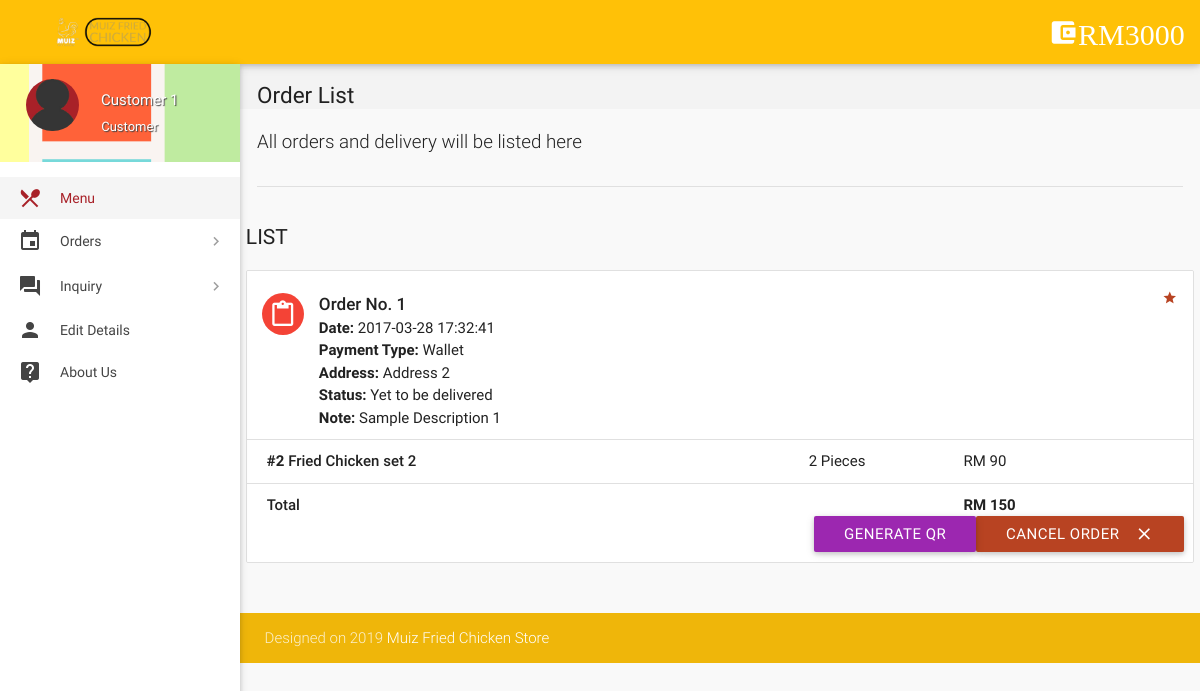
Screenshot of /orders.php (signed in) with the database file from the repository.
### tables this page shows
CREATE TABLE `wallet_details` (
  `id` int(11) NOT NULL,
  `wallet_id` int(11) NOT NULL,
  `number` varchar(16) NOT NULL,
  `cvv` int(3) NOT NULL,
  `balance` int(11) NOT NULL DEFAULT '2000'
);

CREATE TABLE `orders` (
  `id` int(11) NOT NULL,
  `customer_id` int(11) NOT NULL,
  `address` varchar(300) NOT NULL,
  `description` varchar(300) NOT NULL,
  `date` datetime NOT NULL DEFAULT CURRENT_TIMESTAMP,
  `payment_type` varchar(16) NOT NULL DEFAULT 'Wallet',
  `total` int(11) NOT NULL,
  `status` varchar(25) NOT NULL DEFAULT 'Yet to be delivered',
  `deleted` tinyint(4) NOT NULL DEFAULT '0'
);

CREATE TABLE `order_details` (
  `id` int(11) NOT NULL,
  `order_id` int(11) NOT NULL,
  `item_id` int(11) NOT NULL,
  `quantity` int(11) NOT NULL,
  `price` int(11) NOT NULL
);

CREATE TABLE `items` (
  `id` int(11) NOT NULL,
  `image` varchar(300) NOT NULL,
  `name` varchar(20) NOT NULL,
  `price` int(11) NOT NULL,
  `deleted` tinyint(4) NOT NULL DEFAULT '0'
);

### includes/wallet.php (called while the page is built)
<?php
$user_id=$_SESSION['user_id'];
$sql = mysqli_query($con, "SELECT * FROM wallet where customer_id = $user_id");
while($row1 = mysqli_fetch_array($sql)){
$wallet_id = $row1['id'];
}
$sql = mysqli_query($con, "SELECT * FROM wallet_details where wallet_id = $wallet_id");
while($row1 = mysqli_fetch_array($sql)){
$balance = $row1['balance'];
}
?>

### includes/connect.php (called while the page is built, shortened)
<?php
$name = $_SESSION['name'];
$role = $_SESSION['role'];
?>

### orders.php (the view, shortened to what this page needs)
<?php
include 'includes/connect.php';
include 'includes/wallet.php';
	if($_SESSION['customer_sid']==session_id())
	{
		?>
<!DOCTYPE html>
<html lang="en">
<head>
  <link href="css/materialize.min.css" type="text/css" rel="stylesheet" media="screen,projection">
  <link href="css/style.min.css" type="text/css" rel="stylesheet" media="screen,projection">
  <link href="css/custom/custom.min.css" type="text/css" rel="stylesheet" media="screen,projection">
  <link href="js/plugins/perfect-scrollbar/perfect-scrollbar.css" type="text/css" rel="stylesheet" media="screen,projection">
</head>
<body>
 <header id="header" class="page-topbar">
        <div class="navbar-fixed">
            <nav class="amber">
                <div class="nav-wrapper">
                    <ul class="left">
                      <li><h1 class="logo-wrapper"><a href="menu.php" class="brand-logo darken-1"><img src="images/logo.png" alt="logo"></a> <span class="logo-text">Logo</span></h1></li>
                    </ul>
                    <ul class="right hide-on-med-and-down">
                        <li><a href="#" class="waves-effect waves-block waves-light"><i class="mdi-action-account-balance-wallet"><?php echo "RM"; echo $balance;?></i></a>
                        </li>
                    </ul>
                </div>
            </nav>
        </div>
  </header>
  <div id="main">
    <div class="wrapper">
       <aside id="left-sidebar-nav">
        <ul id="slide-out" class="side-nav fixed leftside-navigation">
            <li class="user-details purple darken-2">
            <div class="row">
                <div class="col col s4 m4 l4">
                    <img src="images/avatar.jpg" alt="" class="circle responsive-img valign profile-image">
                </div>
                <div class="col col s8 m8 l8">
                    <a class="btn-flat dropdown-button waves-effect waves-light white-text profile-btn" href="#" data-activates="profile-dropdown"><?php echo $name;?> <i class="mdi-navigation-arrow-drop-down right"></i></a>
                    <p class="user-roal"><?php echo $role;?></p>
                </div>
            </div>
            </li>
            <li class="bold active"><a href="index.php" class="waves-effect waves-purple"><i class="mdi-maps-local-restaurant"></i> Menu</a>
            </li>
                <li class="no-padding">
                    <ul class="collapsible collapsible-accordion">
                        <li class="bold"><a class="collapsible-header waves-effect waves-purple"><i class="mdi-editor-insert-invitation"></i> Orders</a>
                        </li>
                    </ul>
                </li>
                <li class="no-padding">
                    <ul class="collapsible collapsible-accordion">
                        <li class="bold"><a class="collapsible-header waves-effect waves-purple"><i class="mdi-action-question-answer"></i> Inquiry</a>
                        </li>
                    </ul>
                </li>
            <li class="bold"><a href="details.php" class="waves-effect waves-purple"><i class="mdi-social-person"></i> Edit Details</a>
            </li>
            <li class="bold"><a href="aboutus.php" class="waves-effect waves-purple"><i class="mdi-communication-live-help"></i> About Us</a>
            </li>
        </ul>
        </aside>
      <section id="content">
        <div id="breadcrumbs-wrapper">
          <div class="container">
            <div class="row">
              <div class="col s12 m12 l12">
                <h5 class="breadcrumbs-title">Order List</h5>
              </div>
            </div>
          </div>
        </div>
        <div class="container">
          <p class="caption">All orders and delivery will be listed here</p>
          <div class="divider"></div>
<div id="work-collections" class="section">
					<?php
					if(isset($_GET['status'])){
						$status = $_GET['status'];
					}
					else{
						$status = '%';
					}
					$sql = mysqli_query($con, "SELECT * FROM orders WHERE customer_id = $user_id AND status LIKE '$status';;");
					echo '              <div class="row">
                <div>
                    <h4 class="header">List</h4>
                    <ul id="issues-collection" class="collection">';
					while($row = mysqli_fetch_array($sql))
					{
						$status = $row['status'];
						echo '<li class="collection-item avatar">
                              <i class="mdi-content-content-paste red circle"></i>
                              <span class="collection-header">Order No. '.$row['id'].'</span>
                              <p><strong>Date:</strong> '.$row['date'].'</p>
                              <p><strong>Payment Type:</strong> '.$row['payment_type'].'</p>
							  <p><strong>Address: </strong>'.$row['address'].'</p>
                              <p><strong>Status:</strong> '.($status=='Paused' ? 'Paused <a  data-position="bottom" data-delay="50" data-tooltip="Please contact administrator for further details." class="btn-floating waves-effect waves-light tooltipped cyan">    ?</a>' : $status).'</p>
							  '.(!empty($row['description']) ? '<p><strong>Note: </strong>'.$row['description'].'</p>' : '').'
							  <a href="#" class="secondary-content"><i class="mdi-action-grade"></i></a>
                              </li>';
						$order_id = $row['id'];
						$sql1 = mysqli_query($con, "SELECT * FROM order_details WHERE order_id = $order_id;");
						while($row1 = mysqli_fetch_array($sql1))
						{
							$item_id = $row1['item_id'];
							$sql2 = mysqli_query($con, "SELECT * FROM items WHERE id = $item_id;");
							while($row2 = mysqli_fetch_array($sql2)){
								$item_name = $row2['name'];
							}
							echo '<li class="collection-item">
                            <div class="row">
                            <div class="col s7">
                            <p class="collections-title"><strong>#'.$row1['item_id'].'</strong> '.$item_name.'</p>
                            </div>
                            <div class="col s2">
                            <span>'.$row1['quantity'].' Pieces</span>
                            </div>
                            <div class="col s3">
                            <span>RM  '.$row1['price'].'</span>
                            </div>
                            </div>
                            </li>';
							$id = $row1['order_id'];
						}
								echo'<li class="collection-item">
                                        <div class="row">
                                            <div class="col s7">
                                                <p class="collections-title"> Total</p>
                                            </div>
                                            <div class="col s2">
											<span> </span>
                                            </div>
                                            <div class="col s3">
                                                <span><strong>RM  '.$row['total'].'</strong></span>
                                            </div>';
								if(!preg_match('/^Cancelled/', $status)){
									if($status != 'Delivered'){
								echo '<form action="routers/cancel-order.php" method="post">
										<input type="hidden" value="'.$id.'" name="id">
										<input type="hidden" value="Cancelled by Customer" name="status">
										<input type="hidden" value="'.$row['payment_type'].'" name="payment_type">
										<button class="btn waves-effect waves-light right submit" type="submit" name="action">Cancel Order
                                              <i class="mdi-content-clear right"></i>
                                        </button>
										</form>';
                                }
                                echo'<form action="qrordersummary.php" method="post">
										<input type="hidden" value="'.$id.'" name="id">
										<input type="hidden" value="Cancelled by Customer" name="status">
										<input type="hidden" value="'.$row['payment_type'].'" name="payment_type">
                                        <button class="btn waves-effect waves-light right purple submit" type="submit" name="action">Generate QR
                                              </button>
										</form>';
								}
								echo'</div></li>';
					}
					?>
					 </ul>
                </div>
              </div>
            </div>
        </div>
      </section>
    </div>
  </div>
  <footer class="page-footer">
    <div class="footer-copyright">
      <div class="container">
        <span>Designed on 2019 <a class="white-text text-lighten-4" href="#" target="_blank">Muiz Fried Chicken Store</a></span>
        </div>
    </div>
  </footer>
</body>
</html>
<?php
	}
?>

### rows the page displays
wallet_details: balance "3000"
orders: id "1", date "2017-03-28 17:32:41", payment_type "Wallet", address "Address 2", status "Yet to be delivered", description "Sample Description 1", total "150"
order_details: item "2", item.name "Fried Chicken set 2", quantity "2", price "90"

### other values shown
$name "Customer 1"
$role "Customer"
